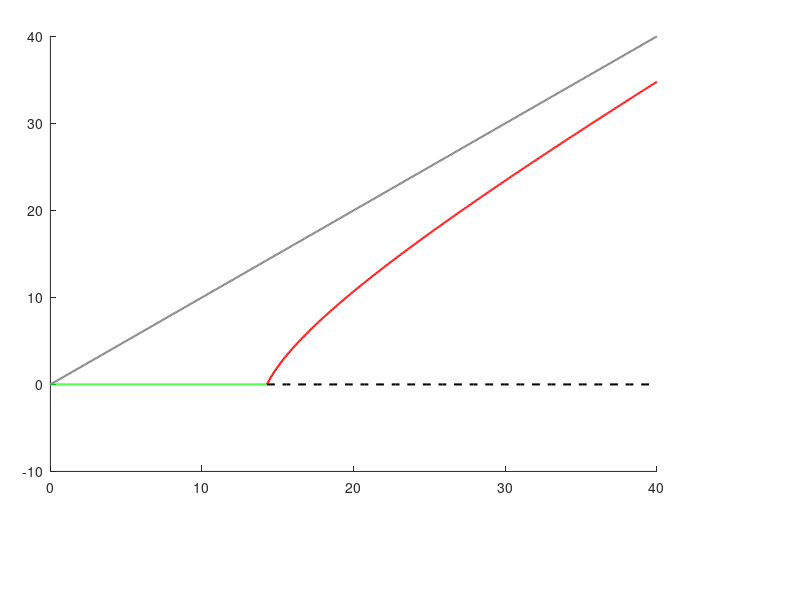

The MATLAB script that drew this image: (Note: this script raises an error after producing the figure.)
clear all
close all
clc

beta = 0.01; nu1 = 0.2; gamma = 1 / 7; 

% control nu
nu = nu1 / 4;


Max_N = 40;
% Max_N = 12;
disp(['judge ' num2str(gamma/beta - 1/nu)])
N_1 = 2*sqrt(gamma/beta/nu)-1/nu
N_2 = gamma/beta

if gamma/beta <= 1/nu
    N_1 = gamma/beta;
end
N_sn = linspace(0,N_2,1000);
I_0 = zeros(size(N_sn));

N_zheng = linspace(N_1,Max_N,500);
N_fu = linspace(N_1,N_2,500);
I_1 = (beta*(nu.*N_zheng - 1) + sqrt((beta+beta*nu.*N_zheng).^2-4*beta*nu*gamma))./(2*beta*nu);
I_2 = (beta*(nu.*N_fu - 1) - sqrt((beta+beta*nu.*N_fu).^2-4*beta*nu*gamma))./(2*beta*nu);

gwLineWidth = 1.5;
figure
set(gcf,'Position', [100 300 500 420])
axes('Position',[0.063 0.214285714285714 0.758 0.725]);
set(gca,'Color','none')

hold on




plot(linspace(0,Max_N,500),linspace(0,Max_N,500),'Color',[0.5 0.5 0.5],'LineWidth',gwLineWidth)

plot(real(N_fu),real(I_2),'k--','LineWidth',gwLineWidth);
plot(N_sn,I_0,'g-','LineWidth',gwLineWidth);

plot(linspace(N_2,Max_N,100+1),zeros(size(linspace(N_2,Max_N,100+1))),'k--','LineWidth',gwLineWidth);

plot(N_zheng,real(I_1),'r-','LineWidth',gwLineWidth);

N = 13.36;
I = 1.0;
S = N - I;
x0 = [S; I];
dt = 0.1; tspan = [0:dt:600];
[sol_t, sol_x] = ode45(@(t,x) OdeSISystem(t,x,beta,nu1,gamma), tspan, x0);
endingS = sol_x(end,1);
endingI = sol_x(end,2);

s1 = 220;
scatter(N, endingI,s1,'MarkerFaceColor','r', ...
    'MarkerEdgeColor','r','Marker','pentagram');

set(gca, 'YAxisLocation', 'right');
ax = gca;
ax.XTick = [0:10:Max_N]; 
ax.XTickLabel = {'0','10','20','30','$\langle N\rangle$'}; 
ax.XAxis.FontName = 'Times New Roman';
ax.TickLabelInterpreter = 'latex';


ax.YTick = [0:10:Max_N]; 
ax.YTickLabel = {'0','10','20','30','$I^{*}$'}; 
ax.YAxis.FontName = 'Times New Roman';
ax.TickLabelInterpreter = 'latex';

ax.TickDir = 'out';

xlim([0 Max_N])
ylim([-0.5,Max_N])

set(gca,'XColor',[0.850980392156863 0.325490196078431 0.0980392156862745],'YColor',[0.850980392156863 0.325490196078431 0.0980392156862745],'TickLength',...
    [0.02 0.02],'FontSize',24,'linewidth',gwLineWidth,'layer','top');

%%


control_N1 = 13.36;
S = endingS;
I = control_N1 - S;

plot(control_N1, I, 'MarkerSize',18,'Marker','.','LineStyle','none','Color','k');
figure_name = ['./beijing control nu ' 'beta=' num2str(beta,'%.3f') ' nu=' num2str(nu1,'%.3f')  '.eps'];
saveas(gcf, figure_name, 'epsc');

disp(['segreation I = ' num2str(endingI-I)])
disp(['S = ' num2str(S) ', I = ' num2str(I) ', S+I = ' num2str(S+I)])
x0 = [S; I];
[controlnu_t, controlnu_x] = ode45(@(t,x) OdeSISystem(t,x,beta,nu,gamma), tspan, x0);


figure
set(gcf,'Position', [100 300 500 420])
axes('Position',[0.169 0.225 0.758 0.725]);
set(gca,'Color','none')
hold on
plot(sol_t,      sol_x(:,2),'LineWidth',gwLineWidth,'LineStyle','-','Color','r');
plot(controlnu_t+sol_t(end), controlnu_x(:,2),'LineWidth',gwLineWidth,'LineStyle','-','Color','b');

ax = gca; 
ax.XTick = [0:200:tspan(end)]; 
ax.XTickLabel = [0:200:tspan(end)]; 
ax.XAxis.FontName = 'Times New Roman'; 
ax.TickLabelInterpreter = 'latex';


ax.YTick = [0:2:10]; 
ax.YTickLabel = [0:2:10]; 
ax.YAxis.FontName = 'Times New Roman'; 
ax.TickLabelInterpreter = 'latex';

ax.TickDir = 'out';

xlim([0 tspan(end)*2])
ylim([0 10])

xlabel('Time $t$','FontName','Times New Roman','FontSize',24,'Interpreter','latex');
ylabel('$I(t)$','FontName','Times New Roman','FontSize',24,'Interpreter','latex');

set(gca,'XColor','k','YColor','k','TickLength',...
    [0.02 0.02],'FontSize',24,'linewidth',gwLineWidth,'layer','top');


save databeijing_backward_bifurcation_control_nu controlnu_t controlnu_x